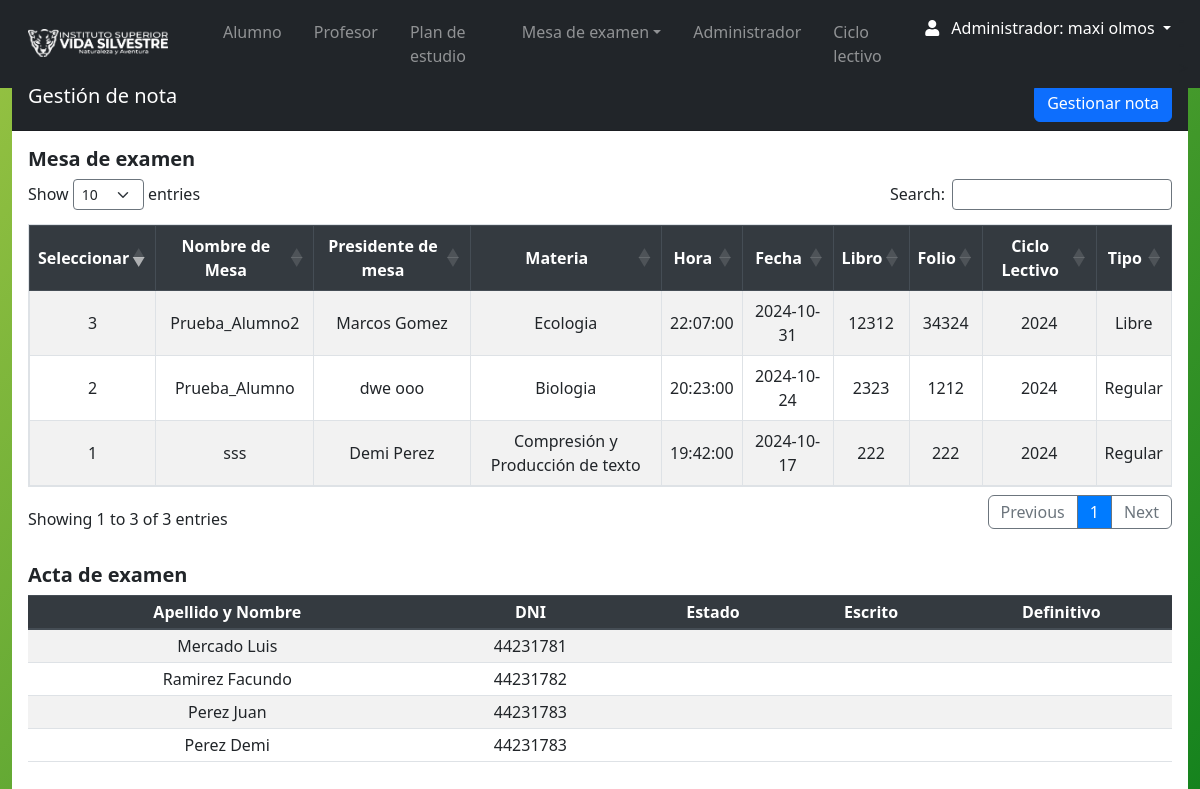
The page /Views/admin/mesa_acta.php (signed in) on the database its author committed.
### tables this page shows
CREATE TABLE `mesa_examen` (
  `id_mesa` int(11) NOT NULL,
  `id_materia` int(11) DEFAULT NULL,
  `fecha` date DEFAULT NULL,
  `nombre_mesa` varchar(30) DEFAULT NULL,
  `hora` time DEFAULT NULL,
  `id_ciclo` int(11) DEFAULT NULL,
  `id_tipo` int(11) DEFAULT NULL,
  `estado` varchar(11) DEFAULT NULL,
  `libro` varchar(20) NOT NULL,
  `folio` int(11) DEFAULT NULL,
  `id_t` int(11) NOT NULL
);

CREATE TABLE `tribunal` (
  `id_t` int(11) NOT NULL,
  `presidente` varchar(50) NOT NULL,
  `primer` varchar(50) DEFAULT NULL,
  `segundo` varchar(50) DEFAULT NULL,
  `fecha_1` date NOT NULL,
  `fecha_2` date NOT NULL,
  `observacion` varchar(100) NOT NULL
);

CREATE TABLE `materia` (
  `id_materia` int(11) NOT NULL,
  `Nombre` varchar(255) DEFAULT NULL,
  `descripcion` varchar(50) DEFAULT NULL,
  `horas` varchar(5) DEFAULT NULL,
  `num_resolucion` varchar(15) DEFAULT NULL,
  `año_cursado` varchar(5) NOT NULL,
  `id_tipo` int(11) DEFAULT NULL,
  `estado` varchar(11) DEFAULT NULL,
  `plan_estudio` varchar(50) DEFAULT NULL
);

CREATE TABLE `ciclo_lectivo` (
  `id_ciclo` int(11) NOT NULL,
  `nombre_ciclo` varchar(50) DEFAULT NULL,
  `fecha_inicio` date DEFAULT NULL,
  `fecha_fin` date DEFAULT NULL,
  `Estado` varchar(11) DEFAULT NULL,
  `created_at` timestamp NOT NULL DEFAULT current_timestamp(),
  `updated_at` timestamp NOT NULL DEFAULT current_timestamp() ON UPDATE current_timestamp(),
  `ciclo_actual` tinyint(4) NOT NULL
);

CREATE TABLE `tipo` (
  `id_tipo` int(11) NOT NULL,
  `nombre_tipo` varchar(50) NOT NULL
);

CREATE TABLE `persona` (
  `id_persona` int(11) NOT NULL,
  `nombre` varchar(35) NOT NULL,
  `apellido` varchar(35) NOT NULL,
  `fecha_nacimiento` date NOT NULL,
  `DNI` int(11) NOT NULL,
  `celular` varchar(15) DEFAULT NULL,
  `email_correo` varchar(100) DEFAULT NULL,
  `direccion` varchar(55) DEFAULT NULL,
  `fecha_ingreso` date DEFAULT NULL,
  `pais` varchar(55) DEFAULT NULL,
  `ciudad` varchar(55) DEFAULT NULL,
  `contraseña` varchar(10) DEFAULT NULL,
  `id_rol` int(11) NOT NULL,
  `genero` varchar(15) DEFAULT NULL,
  `legajo` int(11) DEFAULT NULL,
  `titulo` varchar(100) DEFAULT NULL,
  `estado` varchar(11) DEFAULT NULL
);

### Views/admin/mesa_acta.php (the view, shortened to what this page needs)
<?php require 'navbar.php'; ?>
<section class="content mt-3">
    <div class="row m-auto">
        <div class="col-sm">
            <div class="card rounded-2 border-0">
                <div class="card-header pb-0 bg-dark text-white ">
                    <h5 class="d-inline-block ">Gestión de nota</h5>
                    <a class="btn btn-primary float-right mb-2" href="#.php">Gestionar nota</a>
                </div>
                  <?php
require '../../conn/connection.php';
$query = "SELECT mesa_examen.*,
materia.nombre AS nombre_materia,
ciclo_lectivo.nombre_ciclo,
nombre_tipo AS nombre_tipo,
tribunal.presidente
FROM mesa_examen
INNER JOIN materia ON mesa_examen.id_materia = materia.id_materia
LEFT JOIN ciclo_lectivo ON mesa_examen.id_ciclo = ciclo_lectivo.id_ciclo
LEFT JOIN tribunal ON mesa_examen.id_t = tribunal.id_t
LEFT JOIN tipo ON mesa_examen.id_tipo = tipo.id_tipo WHERE  mesa_examen.estado= 'Activo'";
$result = $db->query($query);
?>
 <div class="card-body table-responsive">
                <table id="example" class="table table-striped table-bordered  " cellspacing="0" width="100%"><h5 class="d-inline-block "><strong>Mesa de examen</strong></h5>
                    <thead class="thead-dark">
                            <th>Seleccionar</th>
                            <th>Nombre de Mesa</th>
                            <th>Presidente de mesa</th>
                            <th>Materia</th>
                            <th>Hora</th>
                            <th>Fecha </th>
                            <th>Libro</th>
                            <th>Folio</th>
                            <th>Ciclo Lectivo</th>
                            <th>Tipo</th>
                    </thead>
                    <tbody>
                        <?php
                        while ($row = $result->fetch(PDO::FETCH_ASSOC)) {
                            echo "<tr>";
                            echo "<td>" . $row['id_mesa'] . "</td>";
                            echo "<td>" . $row['nombre_mesa'] . "</td>";
                            echo "<td>" . $row['presidente'] . "</td>";
                            echo "<td>" . $row['nombre_materia'] . "</td>";
                            echo "<td>" . $row['hora'] . "</td>";
                            echo "<td>" . $row['fecha'] . "</td>";
                            echo "<td>" . $row['libro'] . "</td>";
                            echo "<td>" . $row['folio'] . "</td>";
                            echo "<td>" . $row['nombre_ciclo'] . "</td>";
                            echo "<td>" . $row['nombre_tipo'] . "</td>";
                        ?>
                             <?php
                               echo "</tr>";
                                }
                                ?>
                    </tbody>
                </table>
            </div>
                <div class="card-body table-responsive">
                    <form  action="" method="post">
                        <table id="example" class="table table-striped table-sm" style="width:100%"><h5 class="d-inline-block "><strong>Acta de examen</strong></h5>
                            <thead class="thead-dark">
                                <tr>
                                    <th>Apellido y Nombre</th>
                                    <th>DNI</th>
                                    <th>Estado</th>
                                    <th>Escrito</th>
                                    <th>Definitivo</th>
                                </tr>
                            </thead>
                            <tbody>
                                <?php
                                try {
                                    $db = new PDO("mysql:host=$db_host;dbname=$db_name", $db_user, $db_password);
                                    $db->setAttribute(PDO::ATTR_ERRMODE, PDO::ERRMODE_EXCEPTION);
                                    $query = "SELECT * FROM persona WHERE id_rol = 1 AND estado = 'Activo'";
                                    $stmt = $db->prepare($query);
                                    $stmt->execute();
                                    $alumnos = $stmt->fetchAll(PDO::FETCH_ASSOC);
                                    foreach ($alumnos as $alumno) {
                                ?>
                                        <tr>
                                            <td><?php echo $alumno['apellido']; ?> <?php echo $alumno['nombre']; ?></td>
                                            <td><?php echo $alumno['DNI'] ?></td>
                                            <td>
                                            </td>
                                            <td> </td>
                                            <td>
                                            </td>
                                        </tr>
                                <?php
                                    }
                                } catch (PDOException $e) {
                                    echo "Error de conexión: " . $e->getMessage();
                                }
                                ?>
                            </tbody>
                        </table>
                    </form>
                    <br>
                    <br><br>
                </div>
            </div>
        </div>
    </div>
</section>

### css/style.css (style rules this page uses)
body { background: linear-gradient(135deg, #98c343, #10801c); position: relative; padding-bottom: 10px; min-height: 100vh; }
th, td { text-align: center !important; vertical-align: middle !important; }

### rows shown on the page
mesa_examen: id_mesa "1", nombre_mesa "sss", id_t.presidente "Demi Perez", id_materia.Nombre "Compresión y Producción de texto", hora "19:42:00", fecha "2024-10-17", libro "222", folio "222", id_ciclo.nombre_ciclo "2024", id_tipo.nombre_tipo "Regular"
mesa_examen: id_mesa "2", nombre_mesa "Prueba_Alumno", id_t.presidente "dwe ooo", id_materia.Nombre "Biologia", hora "20:23:00", fecha "2024-10-24", libro "2323", folio "1212", id_ciclo.nombre_ciclo "2024", id_tipo.nombre_tipo "Regular"
mesa_examen: id_mesa "3", nombre_mesa "Prueba_Alumno2", id_t.presidente "Marcos Gomez", id_materia.Nombre "Ecologia", hora "22:07:00", fecha "2024-10-31", libro "12312", folio "34324", id_ciclo.nombre_ciclo "2024", id_tipo.nombre_tipo "Libre"
persona: apellido "Mercado", nombre "Luis", DNI "44231781"
persona: apellido "Ramirez", nombre "Facundo", DNI "44231782"
persona: apellido "Perez", nombre "Juan", DNI "44231783"
persona: apellido "Perez", nombre "Demi", DNI "44231783"

### other values the page prints
$_SESSION['nombre'] "maxi"
$_SESSION['apellido'] "olmos"
